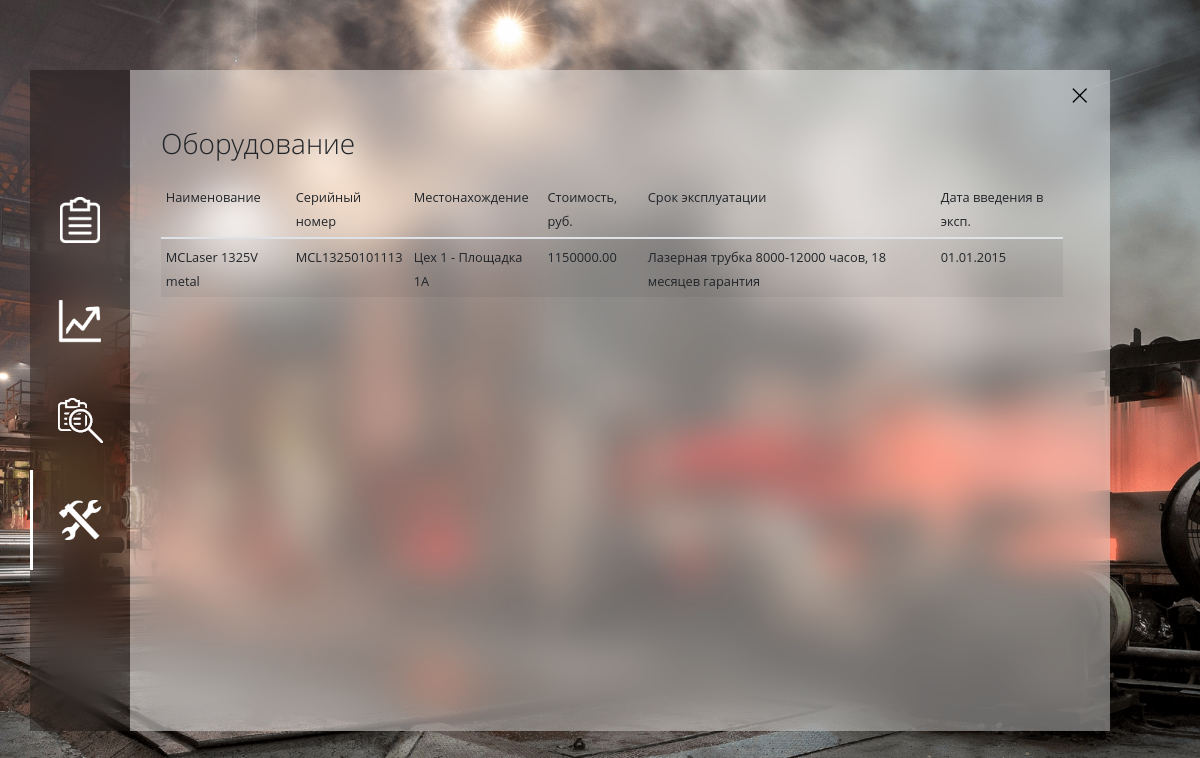
Page /gen_dir_equip.php (signed in) on the earlier database version.
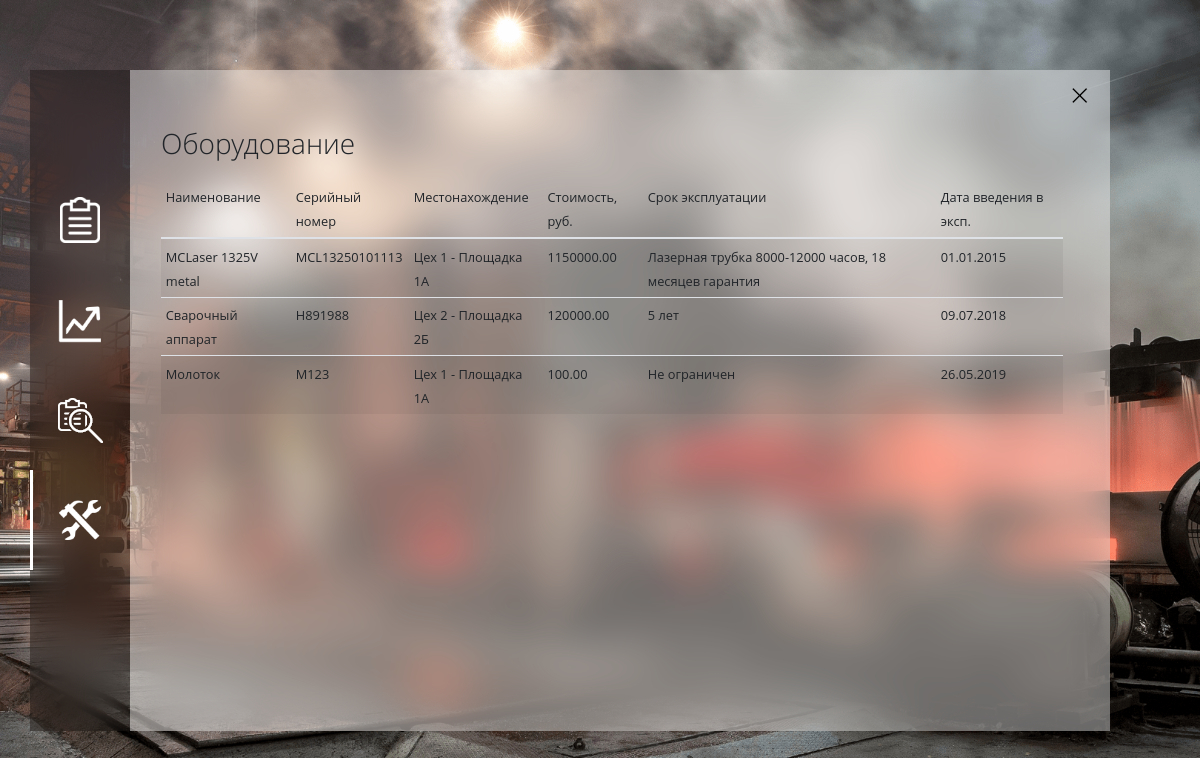
Same page on the later database version.
### tables this page shows
CREATE TABLE `equipment` (
  `Equip_id` int(4) NOT NULL,
  `Equip_name` text NOT NULL,
  `Location` tinytext NOT NULL,
  `Dat_st_exp` date NOT NULL,
  `Tem_of_exp` tinytext NOT NULL,
  `Serial_N` varchar(50) NOT NULL,
  `Cost` float(12,2) NOT NULL
);

### gen_dir_equip.php (the view, shortened to what this page needs)
<!DOCTYPE html>
<html lang="ru">
<head>
  <link rel="stylesheet" href="./css/bootstrap.min.css">
  <link rel="stylesheet" href="./css/fluent.css">
  <link rel="stylesheet" href="./css/micon.min.css">
</head>
<body>
<div style="height: 100%; width: 100%; left: 0; top: 0; position: fixed; display: flex; align-items: center; align-content: center; justify-content: center;">
  <div class="container">
    <div class="row justify-content-md-center" style="width:1080px;">
      <div class="col-fluid" >
        <div class="side-bar" style="width: 100px; height:661px;">
          <div class="row-fluid">
            <div class="col text-center nopadding">
              <img src="img/space_sb.png" class="img">
            </div>
          </div>
          <div class="row-fluid">
            <div class="col text-center nopadding">
				<a href="gen_dir_projs"><img src="img/proj_sb.png" class="img" title="Проекты"></a>
            </div>
          </div>
          <div class="row-fluid">
            <div class="col text-center nopadding">
              <a href="gen_dir_effect"><img src="img/effect_sb.png" class="img" title="Эффективность"></a>
            </div>
          </div>
		  <div class="row-fluid">
            <div class="col text-center nopadding">
				<a href="gen_dir_stat"><img src="img/gen_dir_stat_sb.png" class="img"></a>
            </div>
          </div>
		  <div class="row-fluid">
            <div class="col text-center nopadding">
            <a href="gen_dir_equip"><img src="img/equip_sb_a.png" class="img" title="Оборудование"></a>
            </div>
          </div>
        </div>
      </div>
      <div class="col-fluid">
        <div class="main-w" style="width: 980px; height:661px;">
          <div class="row-fluid">
            <div class="col text-right nopadding" >
				<button class="exit" type="button" data-target="#exampleModal2" data-toggle="modal" style="border: none;">
					<img src="img/exit-b.png" class="img">
				</button>
            </div>
          </div>
          <div class="row-fluid ml-3">
            <div class="col">
              <p class="sh1">Оборудование</p>
            </div>
          </div>
            <div class="row-fluid ml-3 mr-3">
            <div class="col">
              <div class="table-responsive table-wrapper-scroll-y my-custom-scrollbar pr-3">
                  <table class="table table-hover table-striped table-sm" style="overflow: auto">
                    <thead>
                       <tr>
                         <th scope="col" style="vertical-align: top;"><small>Наименование</small></th>
                         <th scope="col" style="vertical-align: top;"><small>Серийный номер</small></th>
                         <th scope="col" style="vertical-align: top;"><small>Местонахождение</small></th>
                         <th scope="col" style="vertical-align: top;"><small>Стоимость, руб.</small></th>
						 <th scope="col" style="vertical-align: top;"><small>Срок эксплуатации</small></th>
						 <th scope="col" style="vertical-align: top;"><small>Дата введения в эксп.</small></th>
                       </tr>
                     </thead>
                     <tbody>
<?php
if(!$link = mysqli_connect("localhost", "mysql", "mysql", "omima_stal"))
{
	echo "Нет соединения с сервером";
	die();
}
$QUERY ="SELECT
    `Equip_name`,
    `Serial_N`,
    `Location`,
    `Cost`,
    `Tem_of_exp`,
	`Dat_st_exp`,
	`Equip_id`
FROM
    `equipment`;";
$result = mysqli_query($link, $QUERY) or die("Ошибка ".mysqli_error($link));
if($result)
{
	$rows = mysqli_num_rows($result);
		for ($i = 0 ; $i < $rows ; ++$i)
		{
			echo "<tr>";
			$row = mysqli_fetch_row($result);
				for ($j = 0 ; $j < 5 ; ++$j) echo "<td><small>".$row[$j]."</small></td>";
			echo "<td><small>".date("d.m.Y",strtotime($row[5]))."</small></td>";
			echo "</tr>";
		}
}
?>
                     </tbody>
                   </table>
                </div>
              </div>
            </div>
        </div>
      </div>
    </div>
</div>
</div>
</body>
</html>

### gen_dir_equip.php (style rules this page uses)
body { background: url('img/bg.png') no-repeat center center fixed; -webkit-background-size: cover; -moz-background-size: cover; background-size: cover; -o-background-size: cover; overflow:hidden; min-height: 700px }
.side-bar { -webkit-backdrop-filter: blur(20px) saturate(125%); backdrop-filter: blur(20px) saturate(125%); background-color: rgba(0,0,0,.3); }
.main-w { -webkit-backdrop-filter: blur(20px) saturate(125%); backdrop-filter: blur(20px) saturate(125%); background-color: rgba(255,255,255,.4); }
.nopadding { padding: 0 !important; margin: 0 !important; }
.my-custom-scrollbar { position: relative; height: 475px; overflow: auto; }
.table-wrapper-scroll-y { display: block; }
.exit { background-color: rgba(255,255,255,.0); }

Differences in the rows shown:
added equipment: Equip_name "Сварочный аппарат", Serial_N "H891988", Location "Цех 2 - Площадка 2Б", Cost "120000.00", Tem_of_exp "5 лет", Dat_st_exp "09.07.2018"
added equipment: Equip_name "Молоток", Serial_N "M123", Location "Цех 1 - Площадка 1A", Cost "100.00", Tem_of_exp "Не ограничен", Dat_st_exp "26.05.2019"
